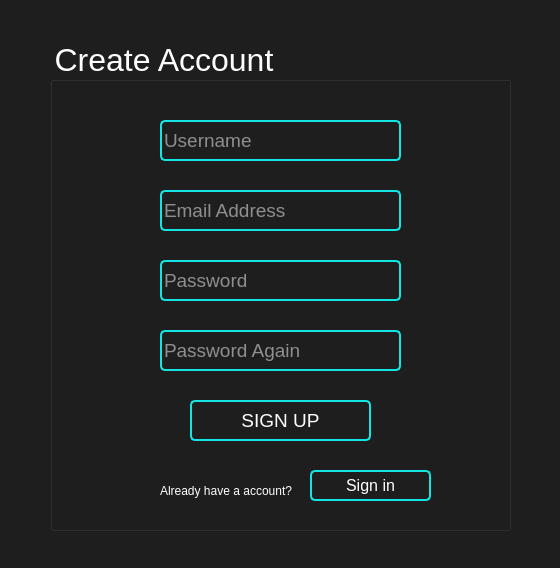
<?xml version="1.0" encoding="UTF-8"?>
<ui version="4.0">
 <class>signup</class>
 <widget class="QDialog" name="signup">
  <property name="geometry">
   <rect>
    <x>0</x>
    <y>0</y>
    <width>560</width>
    <height>568</height>
   </rect>
  </property>
  <property name="windowTitle">
   <string>Dialog</string>
  </property>
  <property name="styleSheet">
   <string notr="true">background-color:#1E1E1E</string>
  </property>
  <widget class="QGroupBox" name="registerGroupBox">
   <property name="geometry">
    <rect>
     <x>50</x>
     <y>40</y>
     <width>461</width>
     <height>491</height>
    </rect>
   </property>
   <property name="font">
    <font>
     <pointsize>24</pointsize>
    </font>
   </property>
   <property name="styleSheet">
    <string notr="true">color:white</string>
   </property>
   <property name="title">
    <string>Create Account</string>
   </property>
   <widget class="QLineEdit" name="userName">
    <property name="geometry">
     <rect>
      <x>110</x>
      <y>80</y>
      <width>241</width>
      <height>41</height>
     </rect>
    </property>
    <property name="font">
     <font>
      <pointsize>14</pointsize>
     </font>
    </property>
    <property name="styleSheet">
     <string notr="true">border: 2px solid #13E4E4;
border-radius:5px;
color:white</string>
    </property>
    <property name="text">
     <string/>
    </property>
    <property name="placeholderText">
     <string>Username</string>
    </property>
   </widget>
   <widget class="QLineEdit" name="repassword">
    <property name="geometry">
     <rect>
      <x>110</x>
      <y>290</y>
      <width>241</width>
      <height>41</height>
     </rect>
    </property>
    <property name="font">
     <font>
      <pointsize>14</pointsize>
     </font>
    </property>
    <property name="styleSheet">
     <string notr="true">border: 2px solid #13E4E4;
border-radius:5px;
color:white</string>
    </property>
    <property name="text">
     <string/>
    </property>
    <property name="echoMode">
     <enum>QLineEdit::Password</enum>
    </property>
    <property name="placeholderText">
     <string>Password Again</string>
    </property>
   </widget>
   <widget class="QLineEdit" name="email">
    <property name="geometry">
     <rect>
      <x>110</x>
      <y>150</y>
      <width>241</width>
      <height>41</height>
     </rect>
    </property>
    <property name="font">
     <font>
      <pointsize>14</pointsize>
     </font>
    </property>
    <property name="styleSheet">
     <string notr="true">border: 2px solid #13E4E4;
border-radius:5px;
color:white</string>
    </property>
    <property name="text">
     <string/>
    </property>
    <property name="placeholderText">
     <string>Email Address</string>
    </property>
   </widget>
   <widget class="QPushButton" name="registerSubmit">
    <property name="enabled">
     <bool>true</bool>
    </property>
    <property name="geometry">
     <rect>
      <x>140</x>
      <y>360</y>
      <width>181</width>
      <height>41</height>
     </rect>
    </property>
    <property name="font">
     <font>
      <pointsize>14</pointsize>
     </font>
    </property>
    <property name="mouseTracking">
     <bool>false</bool>
    </property>
    <property name="autoFillBackground">
     <bool>false</bool>
    </property>
    <property name="styleSheet">
     <string notr="true">border: 2px solid #13E4E4;
border-radius:5px;
color:white</string>
    </property>
    <property name="text">
     <string>SIGN UP</string>
    </property>
   </widget>
   <widget class="QLineEdit" name="password">
    <property name="geometry">
     <rect>
      <x>110</x>
      <y>220</y>
      <width>241</width>
      <height>41</height>
     </rect>
    </property>
    <property name="font">
     <font>
      <pointsize>14</pointsize>
     </font>
    </property>
    <property name="styleSheet">
     <string notr="true">border: 2px solid #13E4E4;
border-radius:5px;
color:white</string>
    </property>
    <property name="text">
     <string/>
    </property>
    <property name="echoMode">
     <enum>QLineEdit::Password</enum>
    </property>
    <property name="placeholderText">
     <string>Password</string>
    </property>
   </widget>
   <widget class="QLabel" name="label">
    <property name="geometry">
     <rect>
      <x>110</x>
      <y>440</y>
      <width>161</width>
      <height>21</height>
     </rect>
    </property>
    <property name="font">
     <font>
      <pointsize>9</pointsize>
     </font>
    </property>
    <property name="text">
     <string>Already have a account?</string>
    </property>
   </widget>
   <widget class="QPushButton" name="pushButton">
    <property name="geometry">
     <rect>
      <x>260</x>
      <y>430</y>
      <width>121</width>
      <height>31</height>
     </rect>
    </property>
    <property name="font">
     <font>
      <pointsize>12</pointsize>
     </font>
    </property>
    <property name="styleSheet">
     <string notr="true">border: 2px solid #13E4E4;
border-radius:5px;
color:white</string>
    </property>
    <property name="text">
     <string>Sign in</string>
    </property>
   </widget>
  </widget>
 </widget>
 <tabstops>
  <tabstop>userName</tabstop>
  <tabstop>email</tabstop>
  <tabstop>password</tabstop>
  <tabstop>repassword</tabstop>
  <tabstop>registerSubmit</tabstop>
  <tabstop>pushButton</tabstop>
 </tabstops>
 <resources/>
 <connections/>
</ui>
